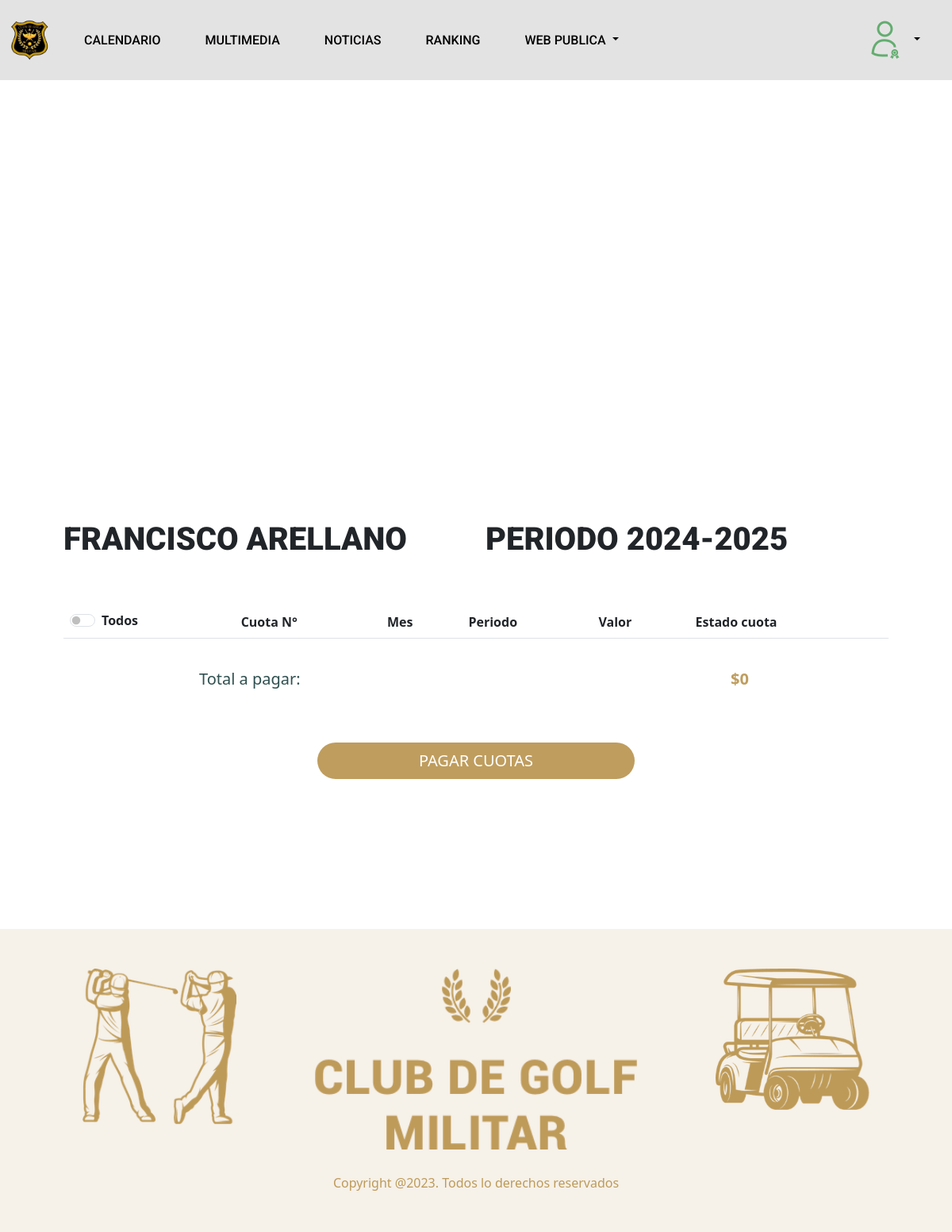
Page /cuotas/ (signed in) on the committed database.
### socios/models.py (models this page shows, shortened)
class Cuota(models.Model):
    id                      = models.UUIDField(primary_key=True, default=uuid.uuid4, editable=False)
    mes                     = models.IntegerField()
    numero_cuota            = models.IntegerField(null=True)
    año                     = models.ForeignKey(CuotaAnual, blank=True, null=True, on_delete=models.CASCADE)  # monto fijo anual aplicable a cada cuota del mes de dicho año.
    usuario                 = models.ForeignKey(Usuario, blank=False, null=False, on_delete=models.CASCADE, verbose_name="socio club")
    monto_pago              = models.PositiveIntegerField(blank=True, null=True, verbose_name="Monto total a pagar")  # monto_pago = monto_cuota - monto_descuento + monto_cargo
    fecha_pago              = models.DateField(blank=True, null=True, verbose_name="Fecha de pago")
    estado_pago             = models.CharField(max_length=1, choices=estado_cuota, default="P", verbose_name="Estado de la cuota")
    order                   = models.IntegerField(default=0)
    class Meta:
        verbose_name = "Cuota"
        verbose_name_plural = "Cuotas"
        ordering = ['usuario__rut',"año",'numero_cuota']
    def nombre_mes(self):
        return timezone.datetime(self.año.año, self.mes, 1).strftime("%B")
    nombre_mes.short_description = "Mes"

class CuotaAnual(models.Model):
    id              = models.UUIDField(primary_key=True, default=uuid.uuid4, editable=False)
    año             = models.PositiveIntegerField(verbose_name="Año cuotas")
    monto_cuota     = models.PositiveIntegerField(default=0)  # monto fijo anual aplicable a cada cuota del mes de dicho año.
    periodo         = models.CharField(max_length=50, verbose_name="Periodo") # ejemplo 2024-2025
    cargo           = models.PositiveIntegerField(blank=True, null=True)  # monto extra por atraso, castigo..
    descuento       = models.PositiveIntegerField(blank=True, null=True) # descuento que se podria aplicar a la cuota
    PERIODO_CHOICES         = [(num, mes) for num, mes in mes_num_texto.items()]
    descuento_activo        = models.BooleanField(default=False,verbose_name="activo")
    periodo_des_inicio      = models.IntegerField(choices=PERIODO_CHOICES, default=3)
    periodo_des_fin         = models.IntegerField(choices=PERIODO_CHOICES, default=3)
    order           = models.IntegerField(default=0)
    class Meta:
        verbose_name = "CuotaAnual"
        verbose_name_plural = "CuotasAnuales"
        ordering = ["order"]

### usuarios/models.py (models this page shows, shortened)
class Usuario(AbstractBaseUser):
    email                   = models.EmailField(verbose_name="email", max_length=255, unique=False, null=True)
    is_active               = models.BooleanField(default= True)  # para ingresar al login
    is_admin                = models.BooleanField(default= False) # para ingresar al admin
    rut                     = models.CharField(max_length=12,  unique=True, verbose_name="Rut")
    primer_nombre           = models.CharField(max_length=200, blank=True, null=False, verbose_name="Primer nombre")
    segundo_nombre          = models.CharField(max_length=200, blank=True, null=True, verbose_name="Segundo nombre")
    apellido_paterno        = models.CharField(max_length=200, blank=True, null=False, verbose_name="Apellido paterno")
    apellido_materno        = models.CharField(max_length=200, blank=True, null=False, verbose_name="Apellido materno")
    fecha_nacimiento        = models.DateField(blank=True, null=True, verbose_name="Fecha de nacimiento")
    telefono                = models.CharField(max_length=200,blank=True, null=True, verbose_name="Celular")
    sexo                    = models.CharField(max_length=1, choices=sexos, default="M", verbose_name="Genero")
    eCivil                  = models.CharField(max_length=30, choices=civil, default="NI", verbose_name="Estado Civil")
    perfil                  = models.CharField(max_length=20, choices=perfil, default="S") # ej. socio,invitado, capitan, tesorero...
    estado                  = models.CharField(max_length=20, choices=estado, default="A")  # en que estado se encuentra la cuenta ej. activa, inactiva, suspendida
    categoria               = models.CharField(max_length=20, choices=categoria, default="NI")  # en que estado se encuentra la cuenta ej. activa, inactiva, suspendida
    situacionEspecial       = models.BooleanField(default=False, verbose_name="Situación Especial")
    fundador                = models.BooleanField(default=False, verbose_name="Fundador")
    institucion             = models.CharField(max_length=20, choices=instituciones, default="NI",blank=True)  # en que estado se encuentra la cuenta ej. activa, inactiva, suspendida
    grado                   = models.CharField(max_length=5, choices=grados, default="NI", blank=True)  # en que estado se encuentra la cuenta ej. activa, inactiva, suspendida
    condicion               = models.CharField(max_length=20, choices=condicion, default="NI", blank=True)  # en que estado se encuentra la cuenta ej. activa, inactiva, suspendida
    profesion               = models.CharField(max_length=200, blank=True, null=True, verbose_name="Profesión")
    fecha_incorporacion     = models.DateField(blank=True, null=True, default=datetime.date.today, verbose_name="Fecha de incorporacion")
    direccion       = models.CharField(max_length=200, blank=True, null= True, verbose_name="Direccion")
    region          = models.CharField(max_length=50,choices= regiones, blank=True, default= ' ', verbose_name="Region")
    tiempoGracia    = models.IntegerField(default=30, verbose_name="Tiempo Gracia")
    objects = MyUserManager()
    USERNAME_FIELD = "rut"
    REQUIRED_FIELDS = ["email",'apellido_paterno','primer_nombre']

### socios/views.py (the view, shortened to what this page needs)
# urls.py: path('cuotas/', cuotas.as_view(), name='cuotas'),
class cuotas(SociosMixin, TemplateView, View):
    template_name = "socio/views/cuotas.html"
    front = Paginas_Socio.objects.get(tipo="C")
    @staticmethod
    def obtenerCuotasSocios(request):
        año_actual = datetime.now().year
        mes_actual = datetime.now().month
        rut = request.user.rut
        error = False  # Flag para indicar error si no hay cuotas
        try:
            cuotas_usuario = Cuota.objects.filter(usuario=request.user, año__año=año_actual)
            mostrar_promocion = False
            duracion_descuento = None
            if cuotas_usuario.exists():
                duracion_descuento = cuotas_usuario.first().año
                if duracion_descuento:
                    meses_descuento = list(range(duracion_descuento.periodo_des_inicio, duracion_descuento.periodo_des_fin + 1))
                    mostrar_promocion = mes_actual in meses_descuento
            cuotas = Cuota.objects.filter(usuario__rut=rut).select_related('usuario')
            if not cuotas.exists():
                error = True  # Si no hay cuotas, activamos el flag de error
            mes_cuota = [datetime(2000, mes, 1) for mes in range(1, 13)]
            for cuota in cuotas:
                cuota.mes_cuota = mes_cuota[cuota.mes - 1]
        except Exception as e:
            print(f"Error al obtener cuotas: {e}")
            error = True  # Cualquier error se marca como error en cuotas
        return mostrar_promocion, duracion_descuento, cuotas, error
    def get_context_data(self, **kwargs):
        token = self.request.session.pop('token', None)
        respuestaTransaccion = self.request.session.pop('respuestaTransaccion', None)
        resultadoTransaccion = self.request.session.pop('resultadoTransaccion', None)
        contexto = {
            'nameWeb': nameWeb,
            'title': "cuotas",
            'value': self.front,
            'rol': self.request.user.perfil,
            'create_request': self.request.session.get('create_request'),
            'response': self.request.session.get('response'),
            'token': token,
            'respuestaTransaccion': respuestaTransaccion,
            'resultado_transaccion': 'TRANSACCION TERMINADA EXITOSAMENTE!' if resultadoTransaccion else 'OCURRIO UN PROBLEMA EN EL PAGO DE LA(S) CUOTAS, INTENTELO NUEVAMENTE',
        }
        mostrar_promocion, duracion_descuento, cuotas, error = self.obtenerCuotasSocios(self.request)
        contexto['cuotas'] = cuotas
        contexto['mostrar_promocion'] = mostrar_promocion
        contexto['descuento_anual'] = duracion_descuento.descuento if duracion_descuento else 0
        contexto['error_cuotas'] = error  # Indicador de error para mostrar en el HTML
        for key in ['create_request', 'response', 'total_pagar', 'descuento']:
            if key in self.request.session:
                del self.request.session[key]
        return contexto
    def get(self, request, *args, **kwargs):
        token = request.GET.get("token_ws")
        if token:
            tx = Transaction(WebpayOptions(settings.COMMERCE_CODE, settings.API_KEY, IntegrationType.LIVE))
            respuestaTransaccion = tx.commit(token=token)
            resultadoTransaccion = Cuotas.actualizaEstadoCuotas(request, respuestaTransaccion)
            request.session['token'] = token
            request.session['respuestaTransaccion'] = respuestaTransaccion
            request.session['resultadoTransaccion'] = resultadoTransaccion
            return HttpResponseRedirect(request.path)
        else:
            return self.render_to_response(self.get_context_data())

### socios/mixins.py (called while the page is built)
    def dispatch(self, request, *args, **kwargs):
        if request.user.perfil != 'I':
            return super().dispatch(request, *args, **kwargs)
        else:
            return redirect('login')

### socios/templates/socio/views/cuotas.html (shortened to what this page needs)
{% extends "web/root/origin.html" %}
{% load static %}
{% static "" as baseUrl %}
{% block header %}
    {% include "socio/header/header_socios.html" %}
{% endblock %}
{% block body %}
    {% include "socio/banner/banner_general.html" %}
    {% if error_cuotas %}
    <div  class="container marketing ">
        <h3>No se encontraron cuotas para este usuario.</h3>
    </div>
    {% else %}
    {% include "socio/form/form_cuotas.html" %}
    {% endif %}
{% endblock %}

### socios/templates/socio/form/form_cuotas.html (shortened to what this page needs)
{% load static %} {% static "" as baseUrl %}
<div class="container marketing cuotas33" id="links">
  <div class="row align-items-center">
    <div class="col-lg-6 context">
      {% if cuotas %}
        <h1>
          {{ cuotas.0.usuario.primer_nombre|upper }} {{ cuotas.0.usuario.apellido_paterno|upper }}
        </h1>
      {% endif %}
    </div>
    <div class="col-lg-6">
      <h1>PERIODO {{ cuotas.0.año.año}}-{{ cuotas.0.año.año|add:1}}</h1>
    </div>
    <div class="col-lg-12">
      <table class="table">
        <thead>
          <tr>
            <th scope="col">
              <div class="form-check form-switch">
                <input
                  class="form-check-input"
                  type="checkbox"
                  role="switch"
                  id="switchCheckCuotas"
                />
                <label class="form-check-label" for="switchCheckCuotas">Todos</label>
              </div>
            </th>
            <th scope="col">Cuota N°</th>
            <th scope="col">Mes</th>
            <th scope="col">Periodo</th>
            <th scope="col">Valor</th>
            <th scope="col">Estado cuota</th>
          </tr>
        </thead>
      </table>
    </div>
    <div class="container contenedor">
      <div class="row xxx">
        <div class="col-5 offset-2 columna">
          <p>Total a pagar:</p>
        </div>
        <div class="col-5 columna">
          <span id="totalPagar">$0</span>
        </div>
      </div>
      <div class="row">
        <div class="col-12 columna-pago">
          <input type="submit" class="btn btn-primary btn-lg ml-auto btn-pagar-cuotas" id="btn-cuotas-seleccionadas" value="PAGAR CUOTAS"/>
        </div>
        <br />
      </div>
    </div>
  </div>
</div>

### web/static/web/css/style.css (style rules this page uses)
span { color: #BF9D5E; text-decoration: none !important; }
.context p , h1 { text-align: justify; padding-left:0px !important; }

### web/static/web/css/carousel.css (style rules this page uses)
body { padding-top: 0px; color: rgb(var(--bs-tertiary-color-rgb)); background-color: #ffffff; }

### web/static/web/css/sticky-footer-navbar.css (style rules this page uses)
.container ,.containerFooter { padding: 50px; }

### web/static/web/css/links.css (style rules this page uses)
.marketing h1 { padding:30px; padding-bottom: 50px; font-family: 'Roboto'; font-weight: 900; font-style: normal; }
.context h1 , p { text-align: justify }
.btn-primary ,.btn-secondary, .btn-success, .btn-info, .btn-danger, .btn-warning { color: white; border: none; border-radius: 50px; width: 100%; }
.btn-primary { background: #BF9D5E; }

### web/static/web/css/cuota.css (style rules this page uses)
.contenedor { padding-top: 5px; color: white; height: 300px; font-size: 20px; }
.columna { color: darkslategray; height: 60px; display: flex; flex-direction: column; align-items: baseline; justify-content: center; }
.row > .columna:last-child { font-weight: bold; align-items: flex-end; padding-right: 150px; }
.columna-pago { display: flex; align-items: center; justify-content: center; }
.btn-pagar-cuotas { margin: 50px 0; width: 400px; }
.xxx { margin-left: -50px; }
p { margin: 0px; }

### rows in the picture
Cuota: usuario.primer_nombre "FRANCISCO", usuario.apellido_paterno "ARELLANO", año.año "2024", año.año "2025"
